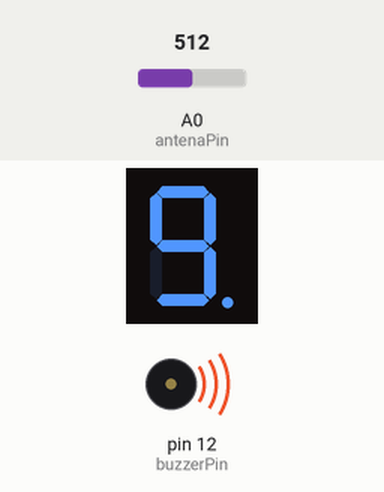
A sketch run on a simulated Arduino Uno, built with avr-gcc and run on an emulated ATmega328P. Shown: 1-digit seven-segment display, buzzer (waves = sounding). Wiring (inferred from the names in the program): 1-digit 7-segment display, segments lit when HIGH: segments pin 2, pin 4, pin 5, pin 6, pin 7, pin 8, pin 9, pin 11. The test bench sets the inputs (shaded band); at power-on: A0 (antenaPin) = 512. The segment pins are drawn as the display they are named for.

Above: at 1.2 s.
1.3 s: A0 (antenaPin) set to 0
At 2.8 s:
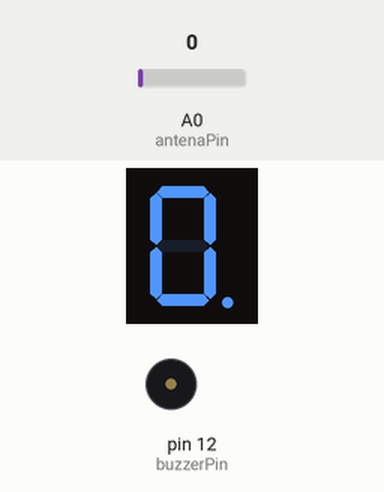
3.2 s: A0 (antenaPin) set to 19
At 4.1 s:
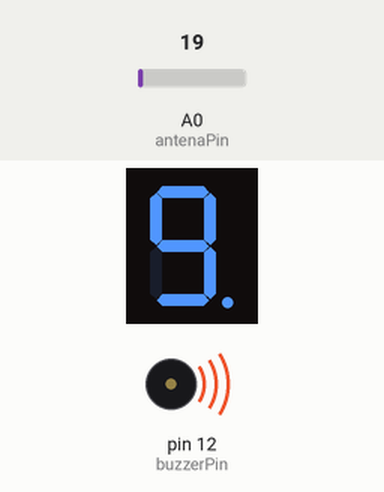
Timing chart, 0 to 6.2 s (numbered marks = the images above; inputs shaded):
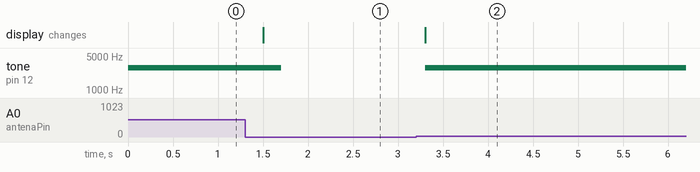

The sketch:

homework3.ino
```cpp
const int pinA = 2;
const int pinB = 4;
const int pinC = 5;
const int pinD = 6;
const int pinE = 7;
const int pinF = 8;
const int pinG = 9;
const int pinDP = 11;

const int buzzerPin = 12;

const int antenaPin = A0;

const int buzzerTone = 2000;
const int toneDuration = 500;
const int toneMultiplier = 100;
const int refreshRate = 300;

const int segSize = 8;
const int noOfDigits = 11;
const int senseLimit = 9;
bool state = HIGH;
int antenaRead = 0;

int segments[segSize] = {
  pinA, pinB, pinC, pinD, pinE, pinF, pinG, pinDP
};

byte digitMatrix[noOfDigits][segSize - 1] = {
// a  b  c  d  e  f  g
  {1, 1, 1, 1, 1, 1, 0}, // 0
  {0, 1, 1, 0, 0, 0, 0}, // 1
  {1, 1, 0, 1, 1, 0, 1}, // 2
  {1, 1, 1, 1, 0, 0, 1}, // 3
  {0, 1, 1, 0, 0, 1, 1}, // 4
  {1, 0, 1, 1, 0, 1, 1}, // 5
  {1, 0, 1, 1, 1, 1, 1}, // 6
  {1, 1, 1, 0, 0, 0, 0}, // 7
  {1, 1, 1, 1, 1, 1, 1}, // 8
  {1, 1, 1, 1, 0, 1, 1}  // 9
};

void displayNumber(byte digit) {
  for(int i = 0; i < segSize-1;i++)
   digitalWrite(segments[i],digitMatrix[digit][i]);
  digitalWrite(segments[segSize-1],state);
}

void setup() {
  // put your setup code here, to run once:
  for( int i = 0; i< segSize; i++){
    pinMode(segments[i], OUTPUT);
  }
  pinMode(buzzerPin, OUTPUT);
  pinMode(antenaPin, INPUT);
  Serial.begin(9600);
}

void loop() {

  antenaRead = analogRead(antenaPin);

  if(antenaRead >= 1){
    antenaRead = constrain(antenaRead, 1, senseLimit);
    displayNumber(antenaRead);
    tone(buzzerPin, buzzerTone + antenaRead * toneMultiplier, toneDuration);
}
else{
  displayNumber(0);
}
delay(refreshRate);
}
```

Measured:
- after the input at 1.3 s, tone on pin 12 (buzzerPin): 2900 Hz → silent after 0.40 s; the display: changes after 0.20 s (image 1)
- after the input at 3.2 s, tone on pin 12 (buzzerPin): silent → 2900 Hz after 0.10 s; the display: changes after 0.10 s (image 2)
